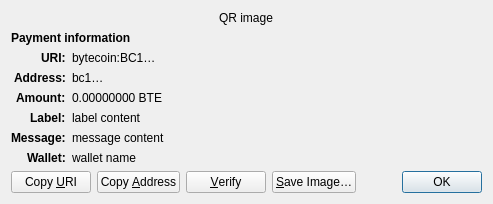
<?xml version="1.0" encoding="UTF-8"?>
<ui version="4.0">
 <class>ReceiveRequestDialog</class>
 <widget class="QDialog" name="ReceiveRequestDialog">
  <property name="geometry">
   <rect>
    <x>0</x>
    <y>0</y>
    <width>413</width>
    <height>229</height>
   </rect>
  </property>
  <property name="windowTitle">
   <string>Request payment to …</string>
  </property>
  <layout class="QGridLayout" name="gridLayout" columnstretch="0,1">
   <property name="sizeConstraint">
    <enum>QLayout::SetFixedSize</enum>
   </property>
   <item row="0" column="0" colspan="2" alignment="Qt::AlignHCenter">
    <widget class="QRImageWidget" name="qr_code">
     <property name="text">
      <string notr="true">QR image</string>
     </property>
     <property name="textInteractionFlags">
      <set>Qt::NoTextInteraction</set>
     </property>
    </widget>
   </item>
   <item row="1" column="0" colspan="2">
    <widget class="QLabel" name="payment_header">
     <property name="font">
      <font>
       <weight>75</weight>
       <bold>true</bold>
      </font>
     </property>
     <property name="text">
      <string>Payment information</string>
     </property>
     <property name="textInteractionFlags">
      <set>Qt::NoTextInteraction</set>
     </property>
    </widget>
   </item>
   <item row="2" column="0" alignment="Qt::AlignRight|Qt::AlignTop">
    <widget class="QLabel" name="uri_tag">
     <property name="font">
      <font>
       <weight>75</weight>
       <bold>true</bold>
      </font>
     </property>
     <property name="text">
      <string notr="true">URI:</string>
     </property>
     <property name="textFormat">
      <enum>Qt::PlainText</enum>
     </property>
     <property name="textInteractionFlags">
      <set>Qt::NoTextInteraction</set>
     </property>
    </widget>
   </item>
   <item row="2" column="1" alignment="Qt::AlignTop">
    <widget class="QLabel" name="uri_content">
     <property name="text">
      <string notr="true">bytecoin:BC1…</string>
     </property>
     <property name="textFormat">
      <enum>Qt::RichText</enum>
     </property>
     <property name="wordWrap">
      <bool>true</bool>
     </property>
     <property name="textInteractionFlags">
      <set>Qt::TextSelectableByMouse</set>
     </property>
    </widget>
   </item>
   <item row="3" column="0" alignment="Qt::AlignRight|Qt::AlignTop">
    <widget class="QLabel" name="address_tag">
     <property name="font">
      <font>
       <weight>75</weight>
       <bold>true</bold>
      </font>
     </property>
     <property name="text">
      <string>Address:</string>
     </property>
     <property name="textInteractionFlags">
      <set>Qt::NoTextInteraction</set>
     </property>
    </widget>
   </item>
   <item row="3" column="1" alignment="Qt::AlignTop">
    <widget class="QLabel" name="address_content">
     <property name="text">
      <string notr="true">bc1…</string>
     </property>
     <property name="textFormat">
      <enum>Qt::PlainText</enum>
     </property>
     <property name="textInteractionFlags">
      <set>Qt::TextSelectableByMouse</set>
     </property>
    </widget>
   </item>
   <item row="4" column="0" alignment="Qt::AlignRight|Qt::AlignTop">
    <widget class="QLabel" name="amount_tag">
     <property name="font">
      <font>
       <weight>75</weight>
       <bold>true</bold>
      </font>
     </property>
     <property name="text">
      <string>Amount:</string>
     </property>
     <property name="textInteractionFlags">
      <set>Qt::NoTextInteraction</set>
     </property>
    </widget>
   </item>
   <item row="4" column="1" alignment="Qt::AlignTop">
    <widget class="QLabel" name="amount_content">
     <property name="text">
      <string notr="true">0.00000000 BTE</string>
     </property>
     <property name="textFormat">
      <enum>Qt::PlainText</enum>
     </property>
     <property name="textInteractionFlags">
      <set>Qt::TextSelectableByMouse</set>
     </property>
    </widget>
   </item>
   <item row="5" column="0" alignment="Qt::AlignRight|Qt::AlignTop">
    <widget class="QLabel" name="label_tag">
     <property name="font">
      <font>
       <weight>75</weight>
       <bold>true</bold>
      </font>
     </property>
     <property name="text">
      <string>Label:</string>
     </property>
     <property name="textInteractionFlags">
      <set>Qt::NoTextInteraction</set>
     </property>
    </widget>
   </item>
   <item row="5" column="1" alignment="Qt::AlignTop">
    <widget class="QLabel" name="label_content">
     <property name="text">
      <string notr="true">label content</string>
     </property>
     <property name="textFormat">
      <enum>Qt::PlainText</enum>
     </property>
     <property name="wordWrap">
      <bool>true</bool>
     </property>
     <property name="textInteractionFlags">
      <set>Qt::TextSelectableByMouse</set>
     </property>
    </widget>
   </item>
   <item row="6" column="0" alignment="Qt::AlignRight|Qt::AlignTop">
    <widget class="QLabel" name="message_tag">
     <property name="font">
      <font>
       <weight>75</weight>
       <bold>true</bold>
      </font>
     </property>
     <property name="text">
      <string>Message:</string>
     </property>
     <property name="textInteractionFlags">
      <set>Qt::NoTextInteraction</set>
     </property>
    </widget>
   </item>
   <item row="6" column="1" alignment="Qt::AlignTop">
    <widget class="QLabel" name="message_content">
     <property name="text">
      <string notr="true">message content</string>
     </property>
     <property name="textFormat">
      <enum>Qt::PlainText</enum>
     </property>
     <property name="wordWrap">
      <bool>true</bool>
     </property>
     <property name="textInteractionFlags">
      <set>Qt::TextSelectableByMouse</set>
     </property>
    </widget>
   </item>
   <item row="7" column="0" alignment="Qt::AlignRight|Qt::AlignTop">
    <widget class="QLabel" name="wallet_tag">
     <property name="font">
      <font>
       <weight>75</weight>
       <bold>true</bold>
      </font>
     </property>
     <property name="text">
      <string>Wallet:</string>
     </property>
     <property name="textInteractionFlags">
      <set>Qt::NoTextInteraction</set>
     </property>
    </widget>
   </item>
   <item row="7" column="1" alignment="Qt::AlignTop">
    <widget class="QLabel" name="wallet_content">
     <property name="text">
      <string notr="true">wallet name</string>
     </property>
     <property name="textFormat">
      <enum>Qt::PlainText</enum>
     </property>
     <property name="wordWrap">
      <bool>true</bool>
     </property>
     <property name="textInteractionFlags">
      <set>Qt::TextSelectableByMouse</set>
     </property>
    </widget>
   </item>
   <item row="8" column="0" colspan="2">
    <layout class="QHBoxLayout" name="horizontalLayout">
     <item>
      <widget class="QPushButton" name="btnCopyURI">
       <property name="text">
        <string>Copy &amp;URI</string>
       </property>
       <property name="autoDefault">
        <bool>false</bool>
       </property>
      </widget>
     </item>
     <item>
      <widget class="QPushButton" name="btnCopyAddress">
       <property name="text">
        <string>Copy &amp;Address</string>
       </property>
       <property name="autoDefault">
        <bool>false</bool>
       </property>
      </widget>
     </item>
     <item>
      <widget class="QPushButton" name="btnVerify">
       <property name="text">
        <string>&amp;Verify</string>
       </property>
       <property name="toolTip">
        <string>Verify this address on e.g. a hardware wallet screen</string>
       </property>
       <property name="autoDefault">
        <bool>false</bool>
       </property>
      </widget>
     </item>
     <item>
      <widget class="QPushButton" name="btnSaveAs">
       <property name="text">
        <string>&amp;Save Image…</string>
       </property>
       <property name="autoDefault">
        <bool>false</bool>
       </property>
      </widget>
     </item>
     <item>
      <spacer name="horizontalSpacer_2">
       <property name="orientation">
        <enum>Qt::Horizontal</enum>
       </property>
       <property name="sizeHint" stdset="0">
        <size>
         <width>40</width>
         <height>20</height>
        </size>
       </property>
      </spacer>
     </item>
     <item>
      <widget class="QDialogButtonBox" name="buttonBox">
       <property name="focusPolicy">
        <enum>Qt::StrongFocus</enum>
       </property>
       <property name="standardButtons">
        <set>QDialogButtonBox::Ok</set>
       </property>
      </widget>
     </item>
    </layout>
   </item>
  </layout>
 </widget>
 <customwidgets>
  <customwidget>
   <class>QRImageWidget</class>
   <extends>QLabel</extends>
   <header>qt/qrimagewidget.h</header>
  </customwidget>
 </customwidgets>
 <tabstops>
  <tabstop>buttonBox</tabstop>
  <tabstop>btnCopyURI</tabstop>
  <tabstop>btnCopyAddress</tabstop>
  <tabstop>btnSaveAs</tabstop>
 </tabstops>
 <resources/>
 <connections>
  <connection>
   <sender>buttonBox</sender>
   <signal>accepted()</signal>
   <receiver>ReceiveRequestDialog</receiver>
   <slot>accept()</slot>
   <hints>
    <hint type="sourcelabel">
     <x>135</x>
     <y>230</y>
    </hint>
    <hint type="destinationlabel">
     <x>135</x>
     <y>126</y>
    </hint>
   </hints>
  </connection>
 </connections>
</ui>
